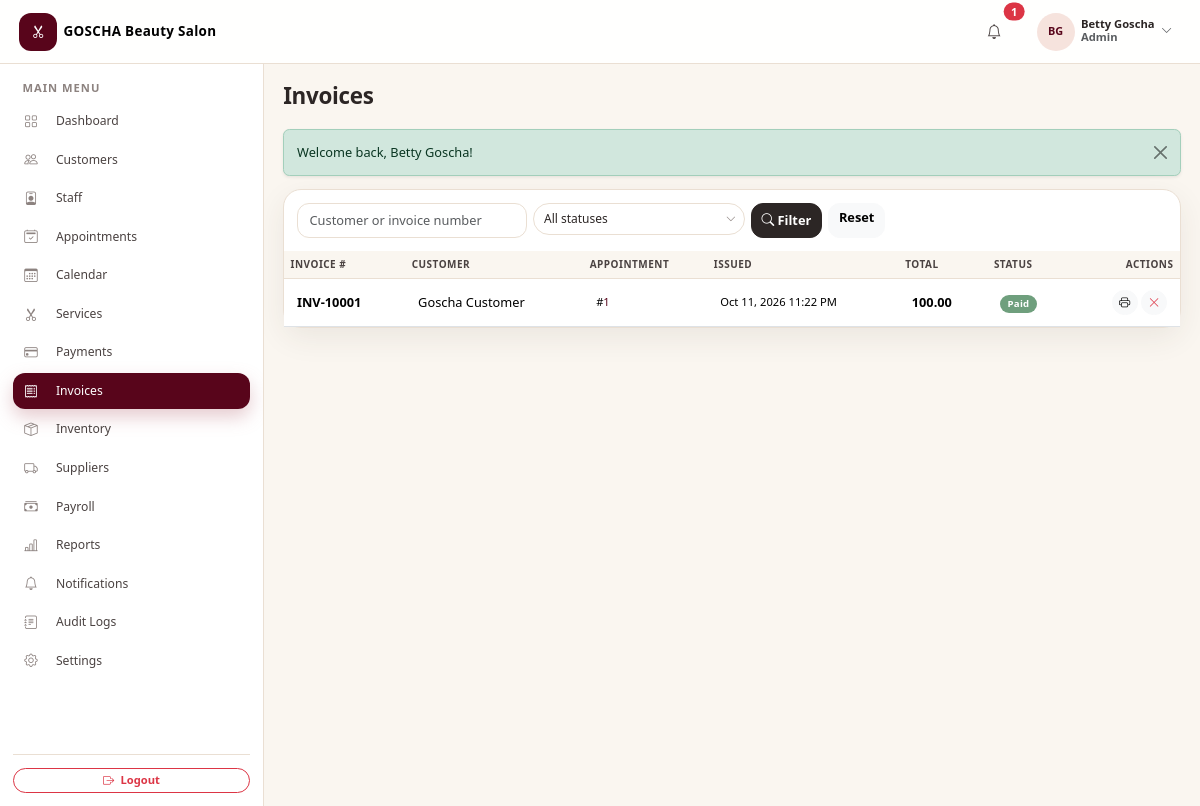
The page /admin/invoices.php (signed in) on the database as committed earlier.
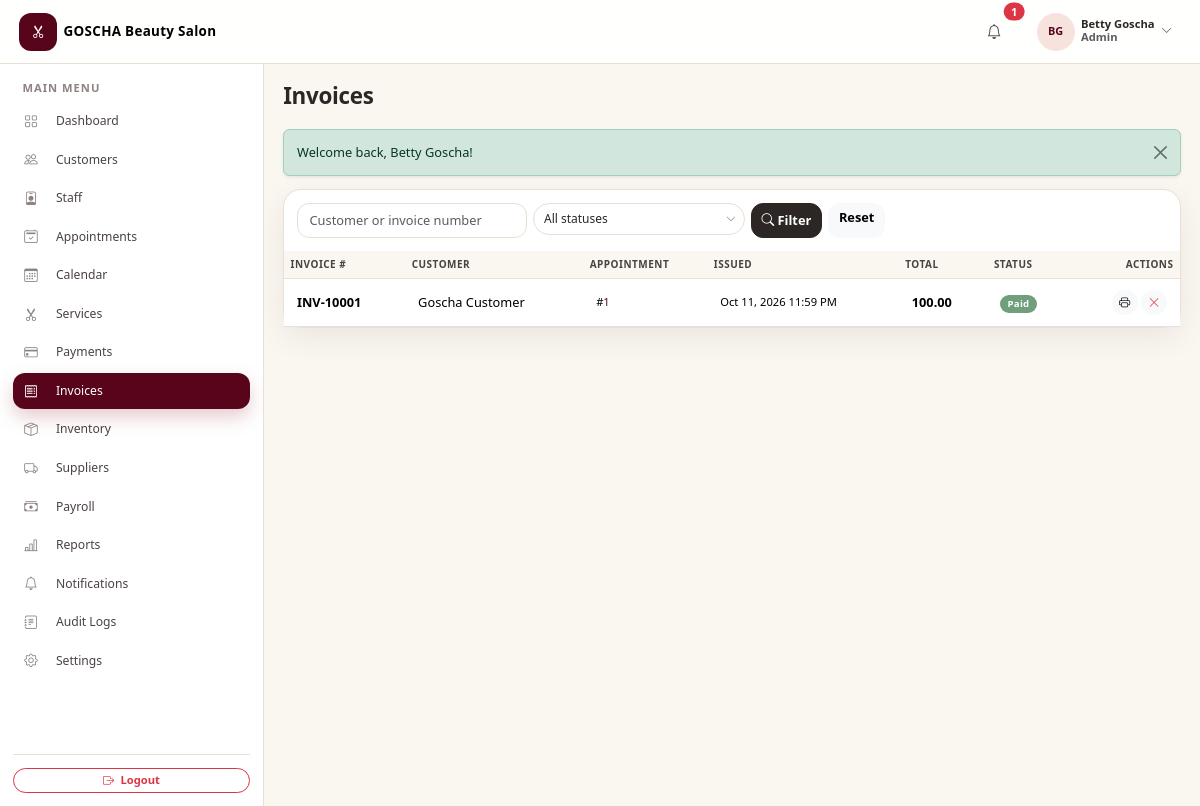
The same page on the database as committed later.
### tables this page shows
CREATE TABLE `invoices` (
  `id` int(11) NOT NULL AUTO_INCREMENT,
  `salon_id` int(11) NOT NULL,
  `invoice_number` varchar(30) NOT NULL,
  `appointment_id` int(11) DEFAULT NULL,
  `customer_id` int(11) NOT NULL,
  `subtotal` decimal(10,2) NOT NULL DEFAULT 0.00,
  `discount` decimal(10,2) NOT NULL DEFAULT 0.00,
  `tax` decimal(10,2) NOT NULL DEFAULT 0.00,
  `total` decimal(10,2) NOT NULL DEFAULT 0.00,
  `status` enum('unpaid','partial','paid','void') NOT NULL DEFAULT 'unpaid',
  `issued_at` datetime NOT NULL DEFAULT current_timestamp(),
  PRIMARY KEY (`id`),
  UNIQUE KEY `uq_inv_number` (`salon_id`,`invoice_number`),
  KEY `idx_inv_appt` (`appointment_id`),
  KEY `idx_inv_customer` (`customer_id`),
  KEY `idx_invoices_salon` (`salon_id`),
  KEY `idx_inv_salon_cust` (`salon_id`,`customer_id`),
  CONSTRAINT `fk_inv_appt` FOREIGN KEY (`appointment_id`) REFERENCES `appointments` (`id`) ON DELETE SET NULL,
  CONSTRAINT `fk_inv_customer` FOREIGN KEY (`customer_id`) REFERENCES `customers` (`id`) ON DELETE CASCADE,
  CONSTRAINT `fk_invoices_salon` FOREIGN KEY (`salon_id`) REFERENCES `salons` (`id`)
);

### admin/invoices.php (called while the page is built, shortened)
<?php
include __DIR__ . '/../modules/invoices.php';

### config/database.php (called while the page is built, shortened)
<?php
function db(): PDO
{
    static $pdo = null;
    if ($pdo === null) {
        $options = [
            PDO::ATTR_ERRMODE            => PDO::ERRMODE_EXCEPTION,
            PDO::ATTR_DEFAULT_FETCH_MODE => PDO::FETCH_ASSOC,
            PDO::ATTR_EMULATE_PREPARES   => false,
        ];
        try {
            $pdo = new PDO(
                'mysql:host=' . DB_HOST . ';dbname=' . DB_NAME . ';charset=utf8mb4',
                DB_USER,
                DB_PASS,
                $options
            );
        } catch (PDOException $e) {
            http_response_code(500);
            exit('Database connection failed. Please check config/database.php and make sure MySQL is running.');
        }
    }
    return $pdo;
}

### modules/invoices.php (the view, shortened to what the changed rows need)
<?php
$salonId = (int)current_salon_id();
$page  = max(1, (int)($_GET['page'] ?? 1));
$perPage = 15;
$where  = [];
$params = [];
$where[]       = 'i.salon_id = :sid';
$params['sid'] = $salonId;
$whereSql = $where ? 'WHERE ' . implode(' AND ', $where) : '';
$stmt = db()->prepare("SELECT COUNT(*) FROM invoices i JOIN customers c ON c.id = i.customer_id AND c.salon_id = i.salon_id {$whereSql}");
$stmt->execute($params);
$total = (int)$stmt->fetchColumn();
$pg    = paginate($total, $perPage, $page);
$stmt = db()->prepare(
    "SELECT i.*, CONCAT(c.first_name, ' ', c.last_name) AS customer_name
     FROM invoices i JOIN customers c ON c.id = i.customer_id AND c.salon_id = i.salon_id
     {$whereSql}
     ORDER BY i.issued_at DESC
     LIMIT {$perPage} OFFSET {$pg['offset']}"
);
$stmt->execute($params);
$invoices = $stmt->fetchAll();
include __DIR__ . '/../includes/header.php';
?>
<div class="card table-card">
    <div class="table-responsive">
        <table class="table table-hover align-middle mb-0">
            <thead><tr><th>Invoice #</th><th>Customer</th><th>Appointment</th><th>Issued</th><th>Total</th><th>Status</th><th class="text-end">Actions</th></tr></thead>
            <tbody>
            <?php if (!$invoices): ?>
                <tr><td colspan="7"><div class="empty-state">
                    <div class="icon"><i class="bi bi-receipt"></i></div>
                    <p class="text-muted mb-0">No invoices found.</p>
                </div></td></tr>
            <?php else: foreach ($invoices as $inv): ?>
                <tr>
                    <td class="fw-semibold"><?php echo e($inv['invoice_number']); ?></td>
                    <td><?php echo e($inv['customer_name']); ?></td>
                    <td class="small"><?php echo $inv['appointment_id'] ? '#<a class="text-decoration-none" href="appointments.php?action=view&id=' . $inv['appointment_id'] . '">' . $inv['appointment_id'] . '</a>' : '—'; ?></td>
                    <td class="small"><?php echo fmt_datetime($inv['issued_at']); ?></td>
                    <td class="fw-semibold"><?php echo money($inv['total']); ?></td>
                    <td><?php echo status_badge($inv['status']); ?></td>
                    <td class="text-end">
                        <a href="invoice-view.php?id=<?php echo $inv['id']; ?>" class="btn btn-sm btn-light rounded-pill" target="_blank" title="View / Print"><i class="bi bi-printer"></i></a>
                        <?php if ($inv['status'] !== 'void'): ?>
                            <button type="button" class="btn btn-sm btn-light rounded-pill text-danger"
                                    data-confirm="Void this invoice?"
                                    data-confirm-action="invoices.php?form_action=invoice_status&id=<?php echo $inv['id']; ?>&status=void"
                                    data-confirm-label="Void"><i class="bi bi-x-lg"></i></button>
                        <?php endif; ?>
                    </td>
                </tr>
            <?php endforeach; endif; ?>
            </tbody>
        </table>
    </div>
</div>
<?php include __DIR__ . '/../includes/footer.php'; ?>

### includes/functions.php (shortened to what the changed rows need)
<?php
function e($value): string
{
    return htmlspecialchars((string)$value, ENT_QUOTES, 'UTF-8');
}
function money($amount): string
{
    return number_format((float)$amount, 2);
}
function fmt_datetime($datetime): string
{
    return date('M j, Y g:i A', strtotime((string)$datetime));
}
function status_badge(string $status): string
{
    $map = [
        'active'      => 'success',
        'inactive'    => 'secondary',
        'paid'        => 'success',
        'pending'     => 'warning',
        'partial'     => 'info',
        'refunded'    => 'danger',
        'unpaid'      => 'danger',
        'void'        => 'secondary',
        'confirmed'   => 'primary',
        'in_progress' => 'info',
        'completed'   => 'success',
        'cancelled'   => 'danger',
        'no_show'     => 'secondary',
        'waiting'     => 'warning',
        'converted'   => 'success',
    ];
    $class = $map[strtolower($status)] ?? 'secondary';
    return '<span class="badge badge-status bg-' . $class . '">' . e(ucwords(str_replace('_', ' ', $status))) . '</span>';
}
function paginate(int $total, int $perPage, int $page): array
{
    $totalPages = max(1, (int)ceil($total / $perPage));
    $page       = max(1, min($page, $totalPages));
    return [
        'total'       => $total,
        'perPage'     => $perPage,
        'page'        => $page,
        'totalPages'  => $totalPages,
        'offset'      => ($page - 1) * $perPage,
        'hasPrev'     => $page > 1,
        'hasNext'     => $page < $totalPages,
        'prevPage'    => $page - 1,
        'nextPage'    => $page + 1,
    ];
}

Rows that differ between the two databases and show on the page:
changed invoices "INV-10001": issued_at "Oct 11, 2026 11:22 PM" → "Oct 11, 2026 11:59 PM"
